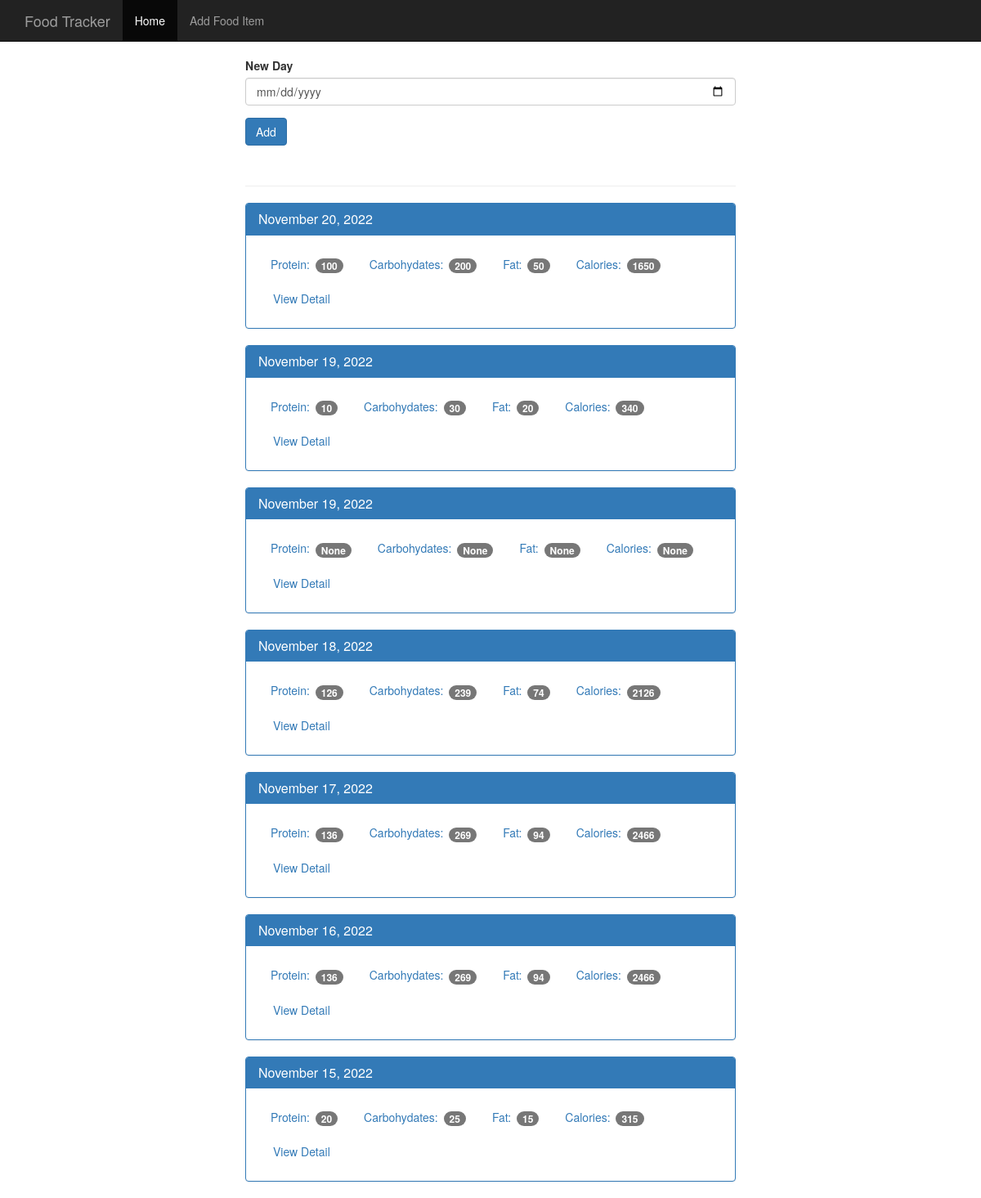
The page / on the database its author committed.
### tables this page shows
CREATE TABLE log_date(
	id integer primary key autoincrement,
	entry_date date not null
);

### app.py (the view)
@app.route('/', methods=['POST', 'GET'])
def index():
	db = get_db()
	if request.method == 'POST':
		date =  request.form['date']
		dt = datetime.strptime(date, '%Y-%m-%d')
		dt_date = datetime.strftime(dt, '%Y%m%d')
		db.execute('insert into log_date(entry_date) values (?)', [dt_date])
		db.commit()
	cur = db.execute('''select log_date.entry_date, food.name, sum(food.carbohydrate) as carbohydrate,
						sum(food.fat) as fat, sum(food.calories) as calories, sum(food.protein) as protein
						from log_date left join food_date on food_date.log_date_id = log_date.id
						left join food on food.id=food_date.food_id
						group by log_date.id
						order by log_date.entry_date desc''')
	results = cur.fetchall()
	date_result = []
	for i in results:
		single_date = {}
		single_date['date'] = i['entry_date']
		single_date['protein'] = i['protein']
		single_date['carbohydrate'] = i['carbohydrate']
		single_date['fat'] = i['fat']
		single_date['calories'] = i['calories']
		d = datetime.strptime(str(i['entry_date']), '%Y%m%d')
		single_date['entry_date'] = datetime.strftime(d, '%B %d, %Y')
		date_result.append(single_date)
	return render_template('home.html', results=date_result)

### database.py (called while the page is built)
def connect_db():
	sql = sqlite3.connect('food_log.db', timeout=10)
	sql.row_factory = sqlite3.Row
	return sql

def get_db():
	if not hasattr(g, 'sqlite_db'):
		g.sqlite_db = connect_db()
	return g.sqlite_db

### templates/home.html
{% extends 'base.html' %}
{% block body %}
    <nav class="navbar navbar-inverse navbar-fixed-top">
      <div class="container">
        <div class="navbar-header">
          <a class="navbar-brand" href="{{ url_for('index') }}">Food Tracker</a>
        </div>
        <div id="navbar" class="navbar-collapse collapse">
          <ul class="nav navbar-nav">
            <li class="active"><a href="{{ url_for('index') }}">Home</a></li>
            <li><a href="{{ url_for('food') }}">Add Food Item</a></li>
          </ul>
        </div>
      </div>
    </nav>
    <div class="container theme-showcase col-sm-6 col-sm-offset-3" role="main">
      <div class="row">
        <div>
          <form method="POST" action="/">
            <div class="form-group">
              <label for="new-day">New Day</label>
              <input type="date" class="form-control" id="new-day" name="date">
            </div>
            <button type="submit" class="btn btn-primary">Add</button>
          </form>
          <div class="page-header"></div>
          {% for r in results %}
          <div class="panel panel-primary">
            <div class="panel-heading">
              <h3 class="panel-title">{{r.entry_date}}</h3>
            </div>
            <div class="panel-body">
              <ul class="nav nav-pills" role="tablist">
                <li><a>Protein: <span class="badge">{{r.protein}}</span></a></li>
                <li><a>Carbohydates: <span class="badge">{{r.carbohydrate}}</span></a></li>
                <li><a>Fat: <span class="badge">{{r.fat}}</span></a></li>
                <li><a>Calories: <span class="badge">{{r.calories}}</span></a></li>
                <li><a href="{{ url_for('view', date=r.date) }}" type="button" class="btn btn-link">View Detail</a></li>
              </ul>
            </div>
          </div>
          {% endfor %}
        </div>
      </div>
    </div>
{% endblock %}

### templates/base.html (shortened to what this page needs)
<!DOCTYPE html>
<html lang="en">
  <head>
    <link href="{{ url_for('static', filename='bootstrap.min.css') }}" rel="stylesheet">
    <link href="{{ url_for('static', filename='theme.css') }}" rel="stylesheet">
  </head>
  <body>
    {% block body %}{% endblock %}
  </body>
</html>

### static/theme.css (style rules this page uses)
body { padding-top: 70px; padding-bottom: 30px; }

### rows shown on the page
log_date: entry_date "November 20, 2022", protein "100", carbohydrate "200", fat "50", calories "1650"
log_date: entry_date "November 19, 2022", protein "10", carbohydrate "30", fat "20", calories "340"
log_date: entry_date "November 19, 2022", protein "None", carbohydrate "None", fat "None", calories "None"
log_date: entry_date "November 18, 2022", protein "126", carbohydrate "239", fat "74", calories "2126"
log_date: entry_date "November 17, 2022", protein "136", carbohydrate "269", fat "94", calories "2466"
log_date: entry_date "November 16, 2022", protein "136", carbohydrate "269", fat "94", calories "2466"
log_date: entry_date "November 15, 2022", protein "20", carbohydrate "25", fat "15", calories "315"
